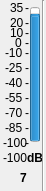
     <widget class="QWidget" name="widget_7" native="true">
      <property name="geometry">
       <rect>
        <x>240</x>
        <y>40</y>
        <width>46</width>
        <height>191</height>
       </rect>
      </property>
      <widget class="QProgressBar" name="progressBar_49">
       <property name="geometry">
        <rect>
         <x>30</x>
         <y>7</y>
         <width>10</width>
         <height>135</height>
        </rect>
       </property>
       <property name="contextMenuPolicy">
        <enum>Qt::DefaultContextMenu</enum>
       </property>
       <property name="toolTip">
        <string>Local Input 1 Meter</string>
       </property>
       <property name="statusTip">
        <string/>
       </property>
       <property name="whatsThis">
        <string/>
       </property>
       <property name="autoFillBackground">
        <bool>false</bool>
       </property>
       <property name="minimum">
        <number>-100</number>
       </property>
       <property name="maximum">
        <number>35</number>
       </property>
       <property name="value">
        <number>24</number>
       </property>
       <property name="textVisible">
        <bool>true</bool>
       </property>
       <property name="orientation">
        <enum>Qt::Vertical</enum>
       </property>
       <property name="invertedAppearance">
        <bool>false</bool>
       </property>
       <property name="format">
        <string>%p%</string>
       </property>
      </widget>
      <widget class="QLabel" name="m0_49">
       <property name="geometry">
        <rect>
         <x>25</x>
         <y>0</y>
         <width>16</width>
         <height>16</height>
        </rect>
       </property>
       <property name="text">
        <string>-</string>
       </property>
      </widget>
      <widget class="QLabel" name="t35_49">
       <property name="geometry">
        <rect>
         <x>10</x>
         <y>0</y>
         <width>16</width>
         <height>16</height>
        </rect>
       </property>
       <property name="text">
        <string>35</string>
       </property>
      </widget>
      <widget class="QLabel" name="tn100_49">
       <property name="geometry">
        <rect>
         <x>3</x>
         <y>135</y>
         <width>31</width>
         <height>16</height>
        </rect>
       </property>
       <property name="text">
        <string>-100</string>
       </property>
      </widget>
      <widget class="QLabel" name="m15_49">
       <property name="geometry">
        <rect>
         <x>25</x>
         <y>15</y>
         <width>16</width>
         <height>16</height>
        </rect>
       </property>
       <property name="text">
        <string>-</string>
       </property>
      </widget>
      <widget class="QLabel" name="m25_49">
       <property name="geometry">
        <rect>
         <x>25</x>
         <y>25</y>
         <width>16</width>
         <height>16</height>
        </rect>
       </property>
       <property name="text">
        <string>-</string>
       </property>
      </widget>
      <widget class="QLabel" name="m90_49">
       <property name="geometry">
        <rect>
         <x>25</x>
         <y>90</y>
         <width>16</width>
         <height>16</height>
        </rect>
       </property>
       <property name="text">
        <string>-</string>
       </property>
      </widget>
      <widget class="QLabel" name="m105_49">
       <property name="geometry">
        <rect>
         <x>25</x>
         <y>105</y>
         <width>16</width>
         <height>16</height>
        </rect>
       </property>
       <property name="text">
        <string>-</string>
       </property>
      </widget>
      <widget class="QLabel" name="m120_49">
       <property name="geometry">
        <rect>
         <x>25</x>
         <y>120</y>
         <width>16</width>
         <height>16</height>
        </rect>
       </property>
       <property name="text">
        <string>-</string>
       </property>
      </widget>
      <widget class="QLabel" name="m135_49">
       <property name="geometry">
        <rect>
         <x>25</x>
         <y>135</y>
         <width>16</width>
         <height>16</height>
        </rect>
       </property>
       <property name="text">
        <string>-</string>
       </property>
      </widget>
      <widget class="QLabel" name="m45_49">
       <property name="geometry">
        <rect>
         <x>25</x>
         <y>45</y>
         <width>16</width>
         <height>16</height>
        </rect>
       </property>
       <property name="text">
        <string>-</string>
       </property>
      </widget>
      <widget class="QLabel" name="m60_49">
       <property name="geometry">
        <rect>
         <x>25</x>
         <y>60</y>
         <width>16</width>
         <height>16</height>
        </rect>
       </property>
       <property name="text">
        <string>-</string>
       </property>
      </widget>
      <widget class="QLabel" name="m75_49">
       <property name="geometry">
        <rect>
         <x>25</x>
         <y>75</y>
         <width>16</width>
         <height>16</height>
        </rect>
       </property>
       <property name="text">
        <string>-</string>
       </property>
      </widget>
      <widget class="QLabel" name="t20_49">
       <property name="geometry">
        <rect>
         <x>10</x>
         <y>15</y>
         <width>16</width>
         <height>16</height>
        </rect>
       </property>
       <property name="text">
        <string>20</string>
       </property>
      </widget>
      <widget class="QLabel" name="t5_49">
       <property name="geometry">
        <rect>
         <x>10</x>
         <y>25</y>
         <width>16</width>
         <height>16</height>
        </rect>
       </property>
       <property name="text">
        <string>10</string>
       </property>
      </widget>
      <widget class="QLabel" name="tn10_49">
       <property name="geometry">
        <rect>
         <x>5</x>
         <y>45</y>
         <width>21</width>
         <height>16</height>
        </rect>
       </property>
       <property name="text">
        <string>-10</string>
       </property>
      </widget>
      <widget class="QLabel" name="tn25_49">
       <property name="geometry">
        <rect>
         <x>5</x>
         <y>60</y>
         <width>21</width>
         <height>16</height>
        </rect>
       </property>
       <property name="text">
        <string>-25</string>
       </property>
      </widget>
      <widget class="QLabel" name="tn40_49">
       <property name="geometry">
        <rect>
         <x>5</x>
         <y>75</y>
         <width>21</width>
         <height>16</height>
        </rect>
       </property>
       <property name="text">
        <string>-40</string>
       </property>
      </widget>
      <widget class="QLabel" name="tn55_49">
       <property name="geometry">
        <rect>
         <x>5</x>
         <y>90</y>
         <width>21</width>
         <height>16</height>
        </rect>
       </property>
       <property name="text">
        <string>-55</string>
       </property>
      </widget>
      <widget class="QLabel" name="tn70_49">
       <property name="geometry">
        <rect>
         <x>5</x>
         <y>105</y>
         <width>21</width>
         <height>16</height>
        </rect>
       </property>
       <property name="text">
        <string>-70</string>
       </property>
      </widget>
      <widget class="QLabel" name="tn85_49">
       <property name="geometry">
        <rect>
         <x>5</x>
         <y>120</y>
         <width>21</width>
         <height>16</height>
        </rect>
       </property>
       <property name="text">
        <string>-85</string>
       </property>
      </widget>
      <widget class="QLabel" name="m35_49">
       <property name="geometry">
        <rect>
         <x>25</x>
         <y>35</y>
         <width>16</width>
         <height>16</height>
        </rect>
       </property>
       <property name="text">
        <string>-</string>
       </property>
      </widget>
      <widget class="QLabel" name="t0_49">
       <property name="geometry">
        <rect>
         <x>15</x>
         <y>35</y>
         <width>16</width>
         <height>16</height>
        </rect>
       </property>
       <property name="text">
        <string>0</string>
       </property>
      </widget>
      <widget class="QLabel" name="value_49">
       <property name="geometry">
        <rect>
         <x>3</x>
         <y>150</y>
         <width>31</width>
         <height>16</height>
        </rect>
       </property>
       <property name="autoFillBackground">
        <bool>false</bool>
       </property>
       <property name="frameShadow">
        <enum>QFrame::Plain</enum>
       </property>
       <property name="text">
        <string>-100</string>
       </property>
      </widget>
      <widget class="QLabel" name="dB_49">
       <property name="geometry">
        <rect>
         <x>27</x>
         <y>150</y>
         <width>16</width>
         <height>16</height>
        </rect>
       </property>
       <property name="font">
        <font>
         <weight>75</weight>
         <bold>true</bold>
        </font>
       </property>
       <property name="text">
        <string>dB</string>
       </property>
      </widget>
      <widget class="QLabel" name="number_49">
       <property name="geometry">
        <rect>
         <x>20</x>
         <y>170</y>
         <width>16</width>
         <height>16</height>
        </rect>
       </property>
       <property name="font">
        <font>
         <weight>75</weight>
         <bold>true</bold>
        </font>
       </property>
       <property name="text">
        <string>7</string>
       </property>
      </widget>
      <widget class="Line" name="line_49">
       <property name="geometry">
        <rect>
         <x>35</x>
         <y>0</y>
         <width>16</width>
         <height>191</height>
        </rect>
       </property>
       <property name="orientation">
        <enum>Qt::Vertical</enum>
       </property>
      </widget>
     </widget>
